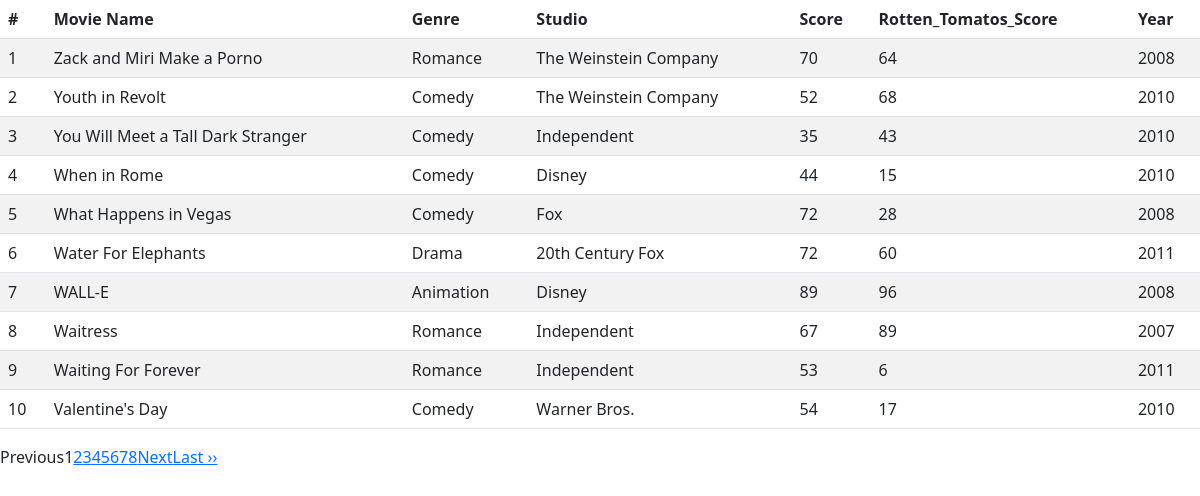
The app's page /index2.php with its own data.
### tables this page shows
CREATE TABLE `movies` (
  `id` int(11) NOT NULL,
  `name` varchar(35) DEFAULT NULL,
  `genre` varchar(9) DEFAULT NULL,
  `studio` varchar(21) DEFAULT NULL,
  `score` varchar(5) DEFAULT NULL,
  `rotten_tomatoes_score` varchar(21) DEFAULT NULL,
  `Year` varchar(4) DEFAULT NULL
);

### index2.php (the view, shortened to what this page needs)
<?php
$db_host = '127.0.0.1';
$db_user = 'root';
$db_password = 'rootpass';
$db_db = 'moviesdb';
$db_port = 3306;
$mysqli = new mysqli(
    $db_host,
    $db_user,
    $db_password,
    $db_db,
    $db_port
);
?>
<html>
<head>
    <link rel="stylesheet" href="https://cdn.jsdelivr.net/npm/bootstrap@5.2.2/dist/css/bootstrap.min.css">
    <link rel="stylesheet" href="https://cdn.datatables.net/1.13.1/css/jquery.dataTables.min.css">
</head>
<body>
    <div class="movies">
        <table id="myTable" class="table table-striped">
            <thead>
                <tr>
                    <th scope="col">#</th>
                    <th scope="col">Movie Name</th>
                    <th scope="col">Genre</th>
                    <th scope="col">Studio</th>
                    <th scope="col">Score</th>
                    <th scope="col">Rotten_Tomatos_Score</th>
                    <th scope="col">Year</th>
                </tr>
            </thead>
            <tbody>
                <?php
                if (isset($_GET['page_no']) && $_GET['page_no'] != "") {
                    $page_no = $_GET['page_no'];
                } else {
                    $page_no = 1;
                }
                $total_records_per_page = 10;
                $offset = ($page_no - 1) * $total_records_per_page;
                $previous_page = $page_no - 1;
                $next_page = $page_no + 1;
                $result_count = $mysqli->query("SELECT COUNT(*) As total_records FROM movies");
                $total_records = mysqli_fetch_array($result_count);
                $total_records = $total_records['total_records'];
                $total_no_of_pages = ceil($total_records / $total_records_per_page);
                $sql = "SELECT * FROM movies LIMIT $offset, $total_records_per_page";
                $result = $mysqli->query($sql);
                $counter = 0;
                while ($movie = mysqli_fetch_array($result)) {
                    $counter++;
                    echo "<tr>
                        <td>" . $counter . "</td>
                        <td>" . $movie["name"] . "</td>
                        <td>" . $movie["genre"] . "</td>
                        <td>" . $movie["studio"] . "</td>
                        <td>" . $movie["score"] . "</td>
                        <td>" . $movie["rotten_tomatoes_score"] . "</td>
                        <td>" . $movie["Year"] . "</td>
                    </tr>";
                }
                ?>
            </tbody>
        </table>
    </div>
    <ul class="pagination">
        <li <?php if ($page_no <= 1) {
                echo "class='disabled'";
            } ?>>
            <a <?php if ($page_no > 1) {
                    echo "href='?page_no=$previous_page'";
                } ?>>Previous</a>
        </li>
        <?php
        if ($total_no_of_pages <= 10) {
            for ($counter = 1; $counter <= $total_no_of_pages; $counter++) {
                if ($counter == $page_no) {
                    echo "<li class='active'><a>$counter</a></li>";
                } else {
                    echo "<li><a href='?page_no=$counter'>$counter</a></li>";
                }
            }
        }
        ?>
        <li <?php if ($page_no >= $total_no_of_pages) {
                echo "class='disabled'";
            } ?>>
            <a <?php if ($page_no < $total_no_of_pages) {
                    echo "href='?page_no=$next_page'";
                } ?>>Next</a>
        </li>
        <?php if ($page_no < $total_no_of_pages) {
            echo "<li><a href='?page_no=$total_no_of_pages'>Last &rsaquo;&rsaquo;</a></li>";
        } ?>
    </ul>
</body>
</html>

### records on screen
movies: name "Zack and Miri Make a Porno", genre "Romance", studio "The Weinstein Company", score "70", rotten_tomatoes_score "64", Year "2008"
movies: name "Youth in Revolt", genre "Comedy", studio "The Weinstein Company", score "52", rotten_tomatoes_score "68", Year "2010"
movies: name "You Will Meet a Tall Dark Stranger", genre "Comedy", studio "Independent", score "35", rotten_tomatoes_score "43", Year "2010"
movies: name "When in Rome", genre "Comedy", studio "Disney", score "44", rotten_tomatoes_score "15", Year "2010"
movies: name "What Happens in Vegas", genre "Comedy", studio "Fox", score "72", rotten_tomatoes_score "28", Year "2008"
movies: name "Water For Elephants", genre "Drama", studio "20th Century Fox", score "72", rotten_tomatoes_score "60", Year "2011"
movies: name "WALL-E", genre "Animation", studio "Disney", score "89", rotten_tomatoes_score "96", Year "2008"
movies: name "Waitress", genre "Romance", studio "Independent", score "67", rotten_tomatoes_score "89", Year "2007"
movies: name "Waiting For Forever", genre "Romance", studio "Independent", score "53", rotten_tomatoes_score "6", Year "2011"
movies: name "Valentine's Day", genre "Comedy", studio "Warner Bros.", score "54", rotten_tomatoes_score "17", Year "2010"
